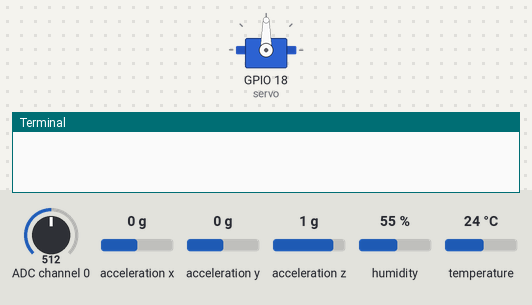
The program below on a simulated Raspberry Pi (BCM pin numbers). Parts: servo, the last lines printed to the terminal. Inputs (shaded band) come from the test bench; at power-on: ADC channel 0 = 512, acceleration x 0 g, acceleration y 0 g, acceleration z 1 g, humidity 55 %, temperature 24 °C (analog values on the 0–1023 scale). Requests to the public web service named in the program get a made-up reply in its usual format after 0.4 s (London, UTC, broken clouds, 64 % humidity, 1013 hPa unless stated); servo angles are drawn from the pulse width (0.5 ms = 0°, 2.5 ms = 180°); the clock reads 2024-03-15 10:24:30 at power-on unless the program sets it.

Above: at 2.05 s.
At 10.35 s:
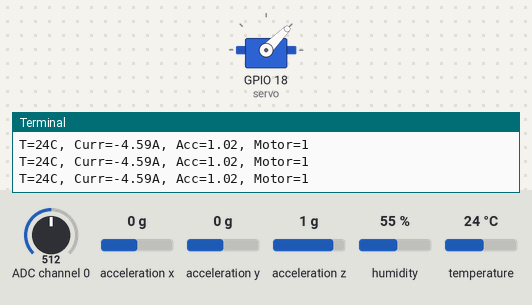
At 18.65 s:
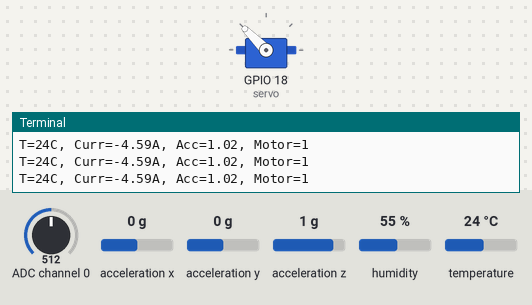
Timing chart, 0 to 23.7 s (numbered marks = the images above):
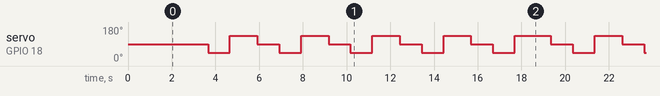

Measured:
- by itself, servo on GPIO 18 (servo): repeats every 16.7 s: 135° 1.3 s, 90° 1.0 s, 45° 1.0 s, 135° 1.3 s, 90° 1.0 s, 45° 1.0 s, 135° 1.3 s, 90° 1.0 s, 45° 1.0 s, 135° 1.3 s, 90° 1.0 s, 45° 1.0 s, 135° 1.7 s, 90° 1.0 s, 45° 1.0 s

The program:

raspberry_pi.py
```python
import time
import math
import serial
import spidev
import board
import adafruit_dht
import smbus
import requests
from gpiozero import AngularServo
from gpiozero.pins.pigpio import PiGPIOFactory
from time import sleep

TS_API_KEY = "G4YUK8LGZVNJE0LC"
TS_URL = "https://api.thingspeak.com/update"

ser = serial.Serial("/dev/serial0", 9600, timeout=1)
time.sleep(2)

dht = adafruit_dht.DHT11(board.D4)

spi = spidev.SpiDev()
spi.open(0, 0)
spi.max_speed_hz = 1350000

def read_adc(channel):
    r = spi.xfer2([1, (8 + channel) << 4, 0])
    return ((r[1] & 3) << 8) + r[2]

def adc_to_current(adc):
    voltage = adc * (3.3 / 1023.0)
    offset = 2.5
    sensitivity = 0.185  # ACS712 5A
    return round((voltage - offset)/sensitivity, 2)

bus = smbus.SMBus(1)
ADXL_ADDR = 0x53
try:
    bus.write_byte_data(ADXL_ADDR, 0x2D, 0x08)
except Exception as e:
    print("ADXL345 init error:", e)

def read_accel():
    try:
        data = bus.read_i2c_block_data(ADXL_ADDR, 0x32, 6)
        x = int.from_bytes(data[0:2], byteorder='little', signed=True) * 0.004
        y = int.from_bytes(data[2:4], byteorder='little', signed=True) * 0.004
        z = int.from_bytes(data[4:6], byteorder='little', signed=True) * 0.004
        acc = math.sqrt(x*x + y*y + z*z)
        return round(acc, 2)
    except:
        return 0.0

factory = PiGPIOFactory()
servo = AngularServo(18, min_angle=-90, max_angle=90, pin_factory=factory)

motor_status = 1
last_ts = 0

try:
    while True:
        try:
            temp = dht.temperature
        except:
            temp = 0
        adc_val = read_adc(0)
        current = adc_to_current(adc_val)
        acc = read_accel()
        lcd_line = f"T{temp}C{current}A{acc}M{motor_status}\n"
        ser.write(lcd_line.encode())
        now = time.time()
        if now - last_ts >= 15:
            payload = {
                "api_key": TS_API_KEY,
                "field1": temp,
                "field2": current,
                "field3": acc,
                "field4": motor_status
            }
            try:
                r = requests.post(TS_URL, data=payload, timeout=10)
                print("ThingSpeak Response:", r.text)
            except Exception as e:
                print("ThingSpeak Error:", e)
            last_ts = now
        print(f"T={temp}C, Curr={current}A, Acc={acc}, Motor={motor_status}")
        servo.angle = 0
        sleep(1)
        servo.angle = -90
        sleep(1)
        servo.angle = 90
        sleep(1)

except KeyboardInterrupt:
    print("Program stopped by user.")

finally:
    print("Cleaning up...")
    spi.close()
    ser.close()
    servo.close()
```
